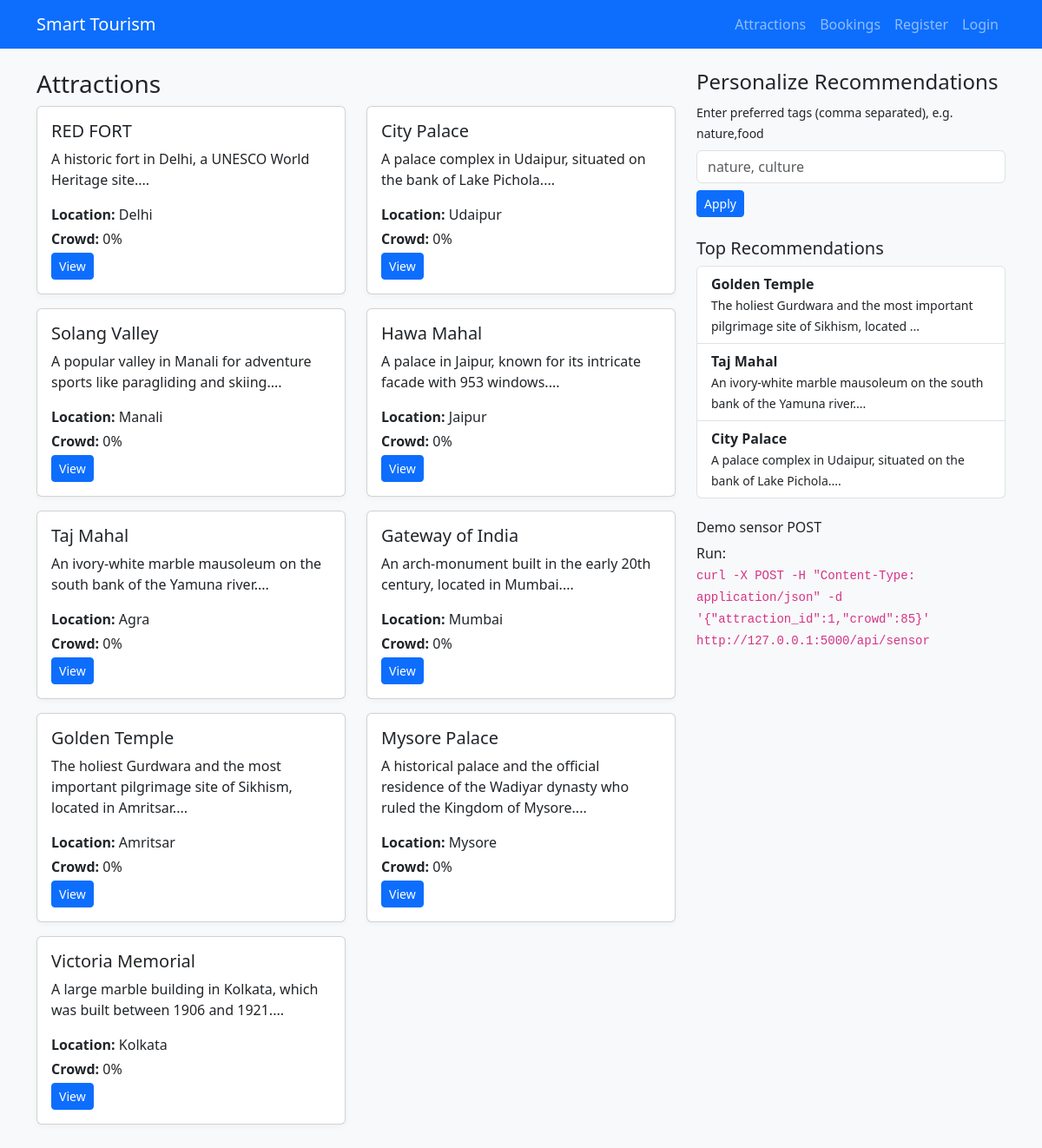
The page / on the database its author committed.
### tables this page shows
CREATE TABLE attractions (
    id INTEGER PRIMARY KEY AUTOINCREMENT,
    name TEXT,
    description TEXT,
    tags TEXT,         -- comma separated
    location TEXT,
    avg_rating REAL,
    capacity INTEGER DEFAULT 100,
    crowd INTEGER DEFAULT 0,
    price REAL,
    image_url TEXT
);

### app.py (the view)
@app.route("/")
def index():
    attractions = fetch_attractions()
    prefs = request.args.get("prefs", "")
    pref_list = [p.strip().lower() for p in prefs.split(",") if p.strip()]
    recs = []
    for a in attractions:
        tags = [t.strip().lower() for t in a['tags'].split(",")]
        match_count = sum(1 for t in tags if t in pref_list) if pref_list else 0
        score = match_count*10 + (a['avg_rating'] or 0)*2 - (a['crowd'] or 0)*0.1
        recs.append((a, score))
    recs_sorted = sorted(recs, key=lambda x: x[1], reverse=True)
    recommendations = [r[0] for r in recs_sorted[:3]]
    return render_template("index.html", attractions=attractions, recommendations=recommendations, prefs=prefs)

### app.py (called while the page is built)
def get_db():
    if "db" not in g:
        g.db = sqlite3.connect(app.config["DATABASE"])
        g.db.row_factory = sqlite3.Row
    return g.db

def fetch_attractions():
    db = get_db()
    cur = db.execute("SELECT * FROM attractions")
    return cur.fetchall()

### templates/index.html
{% extends "base.html" %}
{% block content %}
<div class="row">
  <div class="col-md-8">
    <h3>Attractions</h3>
    <div class="row">
      {% for a in attractions %}
      <div class="col-md-6 mb-3">
        <div class="card h-100">
          <div class="card-body">
            <h5 class="card-title">{{ a['name'] }}</h5>
            <p class="card-text">{{ a['description'][:120] }}...</p>
            <p class="mb-1"><strong>Location:</strong> {{ a['location'] }}</p>
            <p class="mb-1"><strong>Crowd:</strong> <span id="crowd-{{ a['id'] }}">{{ a['crowd'] }}</span>%</p>
            <a href="{{ url_for('attraction', aid=a['id']) }}" class="btn btn-sm btn-primary">View</a>
          </div>
        </div>
      </div>
      {% endfor %}
    </div>
  </div>
  <div class="col-md-4">
    <h4>Personalize Recommendations</h4>
    <form method="get" action="{{ url_for('index') }}">
      <small>Enter preferred tags (comma separated), e.g. nature,food</small>
      <input class="form-control my-2" name="prefs" placeholder="nature, culture" value="{{ prefs }}">
      <button class="btn btn-primary btn-sm">Apply</button>
    </form>
    <h5 class="mt-4">Top Recommendations</h5>
    <ul class="list-group">
      {% for r in recommendations %}
      <li class="list-group-item">
        <strong>{{ r['name'] }}</strong><br/>
        <small>{{ r['description'][:80] }}...</small>
      </li>
      {% endfor %}
    </ul>
    <div class="mt-4">
      <h6>Demo sensor POST</h6>
      <p>Run:<br/><code>curl -X POST -H "Content-Type: application/json" -d '{"attraction_id":1,"crowd":85}' http://127.0.0.1:5000/api/sensor</code></p>
    </div>
  </div>
</div>
{% endblock %}

### templates/base.html (shortened to what this page needs)
<!doctype html>
<html lang="en">
  <head>
    <link href="https://cdn.jsdelivr.net/npm/bootstrap@5.3.2/dist/css/bootstrap.min.css" rel="stylesheet">
    <link rel="stylesheet" href="{{ url_for('static', filename='style.css') }}">
  </head>
  <body>
    <nav class="navbar navbar-expand-lg navbar-dark bg-primary">
      <div class="container">
        <a class="navbar-brand" href="{{ url_for('index') }}">Smart Tourism</a>
        <div class="collapse navbar-collapse">
          <ul class="navbar-nav ms-auto">
            <li class="nav-item"><a class="nav-link" href="{{ url_for('index') }}">Attractions</a></li>
            <li class="nav-item"><a class="nav-link" href="{{ url_for('bookings') }}">Bookings</a></li>
            {% if session.get('username') %}
            <li class="nav-item"><a class="nav-link" href="#">Hi, {{ session.get('username') }}</a></li>
            <li class="nav-item"><a class="nav-link" href="{{ url_for('logout') }}">Logout</a></li>
            {% else %}
            <li class="nav-item"><a class="nav-link" href="{{ url_for('register') }}">Register</a></li>
            <li class="nav-item"><a class="nav-link" href="{{ url_for('login') }}">Login</a></li>
            {% endif %}
          </ul>
        </div>
      </div>
    </nav>
    <main class="container my-4">
      {% block content %}{% endblock %}
    </main>
  </body>
</html>

### stats/style.css (style rules this page uses)
body { background: #f8f9fa; }
.card { box-shadow: 0 2px 6px rgba(0,0,0,0.04); }

### rows shown on the page
attractions: name "RED FORT", description "A historic fort in Delhi, a UNESCO World Heritage site.", location "Delhi", crowd "0"
attractions: name "City Palace", description "A palace complex in Udaipur, situated on the bank of Lake Pichola.", location "Udaipur", crowd "0"
attractions: name "Solang Valley", description "A popular valley in Manali for adventure sports like paragliding and skiing.", location "Manali", crowd "0"
attractions: name "Hawa Mahal", description "A palace in Jaipur, known for its intricate facade with 953 windows.", location "Jaipur", crowd "0"
attractions: name "Taj Mahal", description "An ivory-white marble mausoleum on the south bank of the Yamuna river.", location "Agra", crowd "0"
attractions: name "Gateway of India", description "An arch-monument built in the early 20th century, located in Mumbai.", location "Mumbai", crowd "0"
attractions: name "Golden Temple", description "The holiest Gurdwara and the most important pilgrimage site of Sikhism, located in Amritsar.", location "Amritsar", crowd "0", description "The holiest Gurdwara and the most important pilgrimage site of Sikhism, located"
attractions: name "Mysore Palace", description "A historical palace and the official residence of the Wadiyar dynasty who ruled the Kingdom of Mysore.", location "Mysore", crowd "0"
attractions: name "Victoria Memorial", description "A large marble building in Kolkata, which was built between 1906 and 1921.", location "Kolkata", crowd "0"
